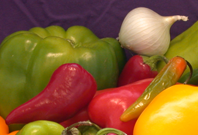
#> input picture image/onion.png, 198 x 135 px, found by its file name
$ python imageRead.py
#> lines starting #> are read from the running program, lines starting #| are printed output that depends on the picture
import cv2
import matplotlib.pyplot as plt

# Read the image
Path = "E:\\Study\\Academic\\Year - 4 Term - 2\\CSTE 4201 - Digital Image Processing\\lab-programs\\image\\onion.png"
I = cv2.imread(Path, 1)
#> I is the input picture: shape (135, 198, 3); mean B, G, R 45.3, 92.8, 137.3

# Get the dimensions of the image
r, c, _ = I.shape  # Assuming it's a color image (3 channels)
#> r = 135; c = 198

# Display the original image
plt.subplot(1, 2, 1)
plt.imshow(I)
plt.title("Original Image")

# Resize the image to a specific size (50x50)
J = cv2.resize(I, (50, 50))
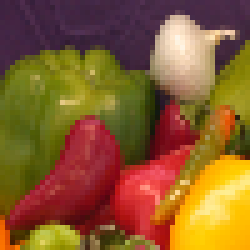
#> J: shape (50, 50, 3) (shown 5 times larger); mean B, G, R 45.1, 92.6, 137.2

# Write the resized image
cv2.imwrite("test.jpg", J)

# Display the resized image
plt.subplot(1, 2, 2)
plt.imshow(J)
plt.title("Resized Image")

plt.show()
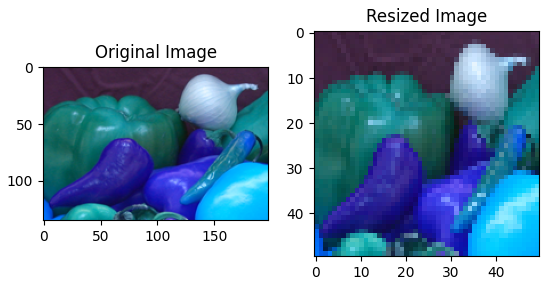
#> figure drawn by matplotlib, 2 panels; B, G, R data is drawn as R, G, B

$ run again, with image/fabric.png copied over image/onion.png
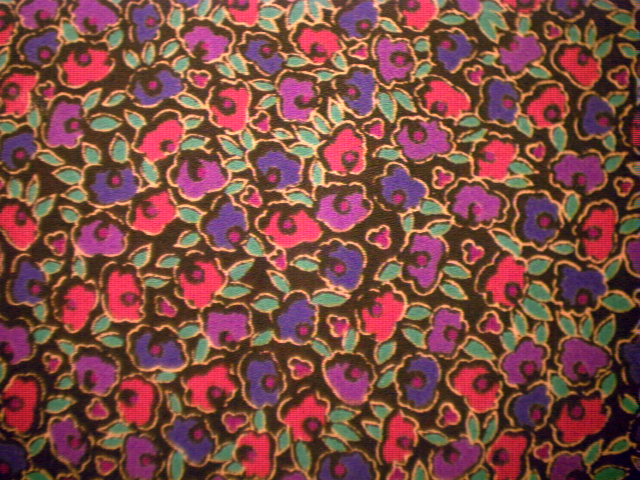
#> input picture image/fabric.png, 640 x 480 px, found by its file name
#> I is the input picture: shape (480, 640, 3); mean B, G, R 68.2, 75.7, 126.9
#> `J = cv2.resize(I, (50, 50))`:
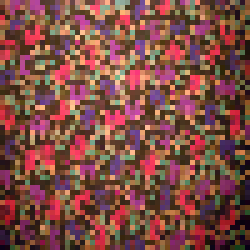
#> J: shape (50, 50, 3) (shown 5 times larger); mean B, G, R 68.2, 75.9, 127.4
#> `plt.show()`:
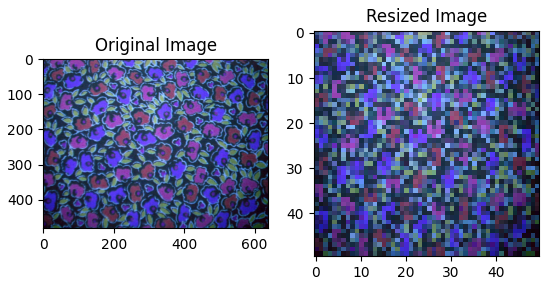
#> figure drawn by matplotlib, 2 panels; B, G, R data is drawn as R, G, B

$ run again, with image/gantrycrane.png copied over image/onion.png
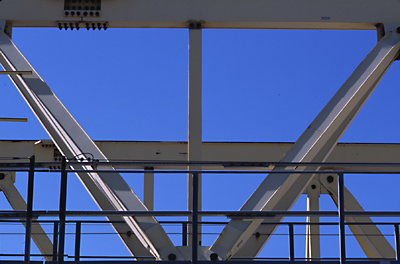
#> input picture image/gantrycrane.png, 400 x 264 px, found by its file name
#> I is the input picture: shape (264, 400, 3); mean B, G, R 147.3, 93.1, 73.3
#> `J = cv2.resize(I, (50, 50))`:
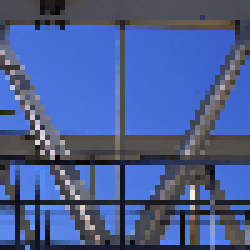
#> J: shape (50, 50, 3) (shown 5 times larger); mean B, G, R 147.5, 93.2, 73.4
#> `plt.show()`:
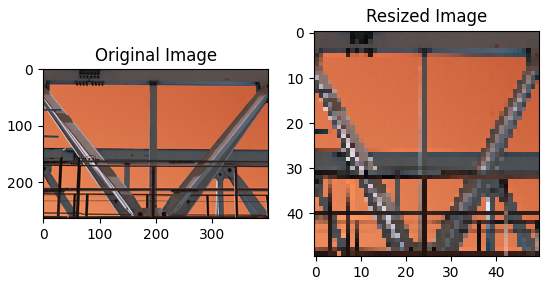
#> figure drawn by matplotlib, 2 panels; B, G, R data is drawn as R, G, B
